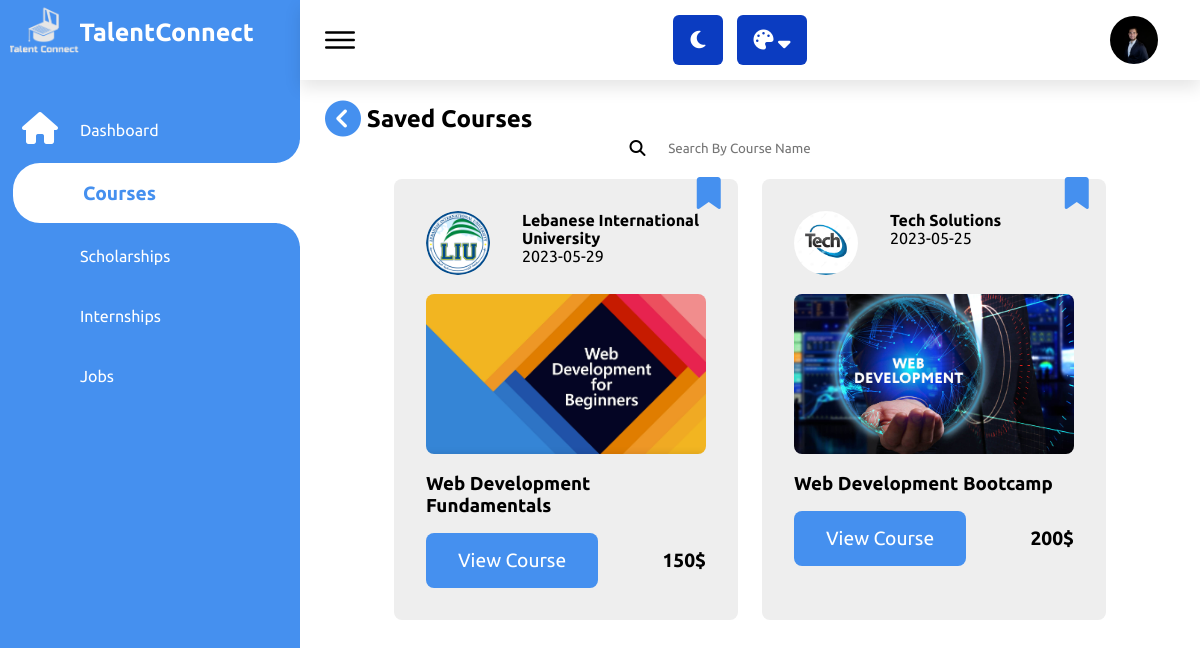
The app's page /individual/savedCourses.php (signed in) with its own data.
### tables this page shows
CREATE TABLE `individuals` (
  `individual_ID` int(11) NOT NULL,
  `individual_Name` varchar(50) NOT NULL,
  `individual_Password` varchar(50) NOT NULL,
  `individual_Email` varchar(50) NOT NULL,
  `individual_PhoneNumber` int(50) NOT NULL,
  `individual_Major` varchar(50) NOT NULL,
  `Is_Graduated` tinyint(1) NOT NULL,
  `individual_Country` varchar(50) NOT NULL,
  `individual_photo` text NOT NULL,
  `individual_Status` varchar(10) NOT NULL,
  `individual_JoinDate` date NOT NULL DEFAULT current_timestamp(),
  `individual_Linkedin` varchar(255) NOT NULL,
  `individual_About` text NOT NULL
);

CREATE TABLE `bookmarks` (
  `bookmark_ID` int(11) NOT NULL,
  `user_ID` int(11) NOT NULL,
  `user_role` varchar(10) NOT NULL,
  `course_ID` int(11) NOT NULL,
  `job_ID` int(11) NOT NULL,
  `internship_ID` int(11) NOT NULL,
  `scholarships_ID` int(11) NOT NULL
);

CREATE TABLE `universities` (
  `university_ID` int(50) NOT NULL,
  `university_Name` varchar(100) NOT NULL,
  `university_acronym` varchar(10) NOT NULL,
  `university_Email` varchar(50) NOT NULL,
  `university_password` varchar(50) NOT NULL,
  `university_phoneNumber` int(30) NOT NULL,
  `university_country` varchar(50) NOT NULL,
  `university_Logo` varchar(255) NOT NULL,
  `university_Status` varchar(10) NOT NULL,
  `university_About` text NOT NULL
);

CREATE TABLE `courses` (
  `course_ID` int(11) NOT NULL,
  `course_Name` varchar(50) NOT NULL,
  `course_Description` text NOT NULL,
  `course_Creator` varchar(50) NOT NULL,
  `course_Category` varchar(50) NOT NULL,
  `course_Picture` text NOT NULL,
  `course_overall_Video` text NOT NULL,
  `course_Fees` int(11) NOT NULL,
  `course_Status` varchar(10) NOT NULL,
  `course_Launch_Date` date NOT NULL DEFAULT current_timestamp()
);

CREATE TABLE `company` (
  `company_id` int(50) NOT NULL,
  `company_Name` varchar(100) NOT NULL,
  `company_Email` varchar(50) NOT NULL,
  `company_Password` varchar(50) NOT NULL,
  `company_PhoneNumber` int(50) NOT NULL,
  `company_Country` varchar(50) NOT NULL,
  `company_City` int(11) NOT NULL,
  `company_Status` varchar(10) NOT NULL,
  `company_Logo` text NOT NULL,
  `company_Website` varchar(255) NOT NULL,
  `company_Location` varchar(255) NOT NULL,
  `company_Linkedin` varchar(255) NOT NULL,
  `company_Twitter` varchar(50) NOT NULL,
  `company_Facebook` varchar(50) NOT NULL,
  `company_Instagram` varchar(50) NOT NULL,
  `company_About` text NOT NULL
);

### individual/savedCourses.php (the view, shortened to what this page needs)
<?php
  include "structural_IndividualPage.php";
?>
<section class="courses">
    <h1 class="heading">
        <a href="courses.php">
            <i class="fa fa-light fa-circle-chevron-left fa-xl" style="color: var(--nav-main);"></i>
        </a>
        Saved Courses
    </h1>
    <div style="    display: flex;     flex-direction: row;     width: 50%;     margin: 0 25%;     border-radius: 20px;     flex-wrap: nowrap;     justify-content: center;     align-items: center;">
        <i class="fa fa-solid fa-magnifying-glass"></i>
        <input type="text" name="" id="search-item" placeholder="Search By Course Name" onkeyup="pendingCompanySearch()" style="width: 50%;     height: 30px;     margin-left: 3%;     border: none;     border-radius: 20px;">
    </div>
    <div class="box-container">
<?php
    $sql="SELECT * FROM bookmarks
    LEFT JOIN courses ON bookmarks.course_ID = courses.course_ID
    WHERE bookmarks.user_ID = $individual_ID AND bookmarks.user_role='individual' AND bookmarks.course_ID != 0";
    $select_courses = mysqli_query($conn, $sql);
    while($fetch_course = mysqli_fetch_assoc($select_courses)){
            $course_id = $fetch_course['course_ID'];
            $course_Creator = $fetch_course['course_Creator'];
            $select_company = mysqli_query($conn,"SELECT * FROM company WHERE company_Name = '$course_Creator'");
            if ($select_company) {
                $fetch_company = mysqli_fetch_assoc($select_company);
            } else {
                echo "Error: " . mysqli_error($conn);
            }
            $select_university = mysqli_query($conn,"SELECT * FROM universities WHERE university_Name = '$course_Creator'");
            if ($select_university) {
                $fetch_university = mysqli_fetch_assoc($select_university);
            } else {
                echo "Error: " . mysqli_error($conn);
            }
        ?>
            <div class="box" id="box">
                <div class="course_Creator">
                    <?php if ($fetch_company && $fetch_company['company_Logo']) {
                        ?>
                            <a href="../viewCompanyProfile.php?company_id=<?= $fetch_company['company_id']; ?>" class="row" style="text-decoration: none;" target="_blank">
                            <img src="../images/companies_universities_images/<?= $fetch_company['company_Logo']; ?>" alt="">
                    <?php }else {
                        ?>
                            <a href="../viewUniversityProfile.php?university_id=<?= $fetch_university['university_ID']; ?>" class="row" style="text-decoration: none;" target="_blank">
                            <img src="../images/companies_universities_images/<?= $fetch_university['university_Logo']; ?>" alt="">
                    <?php
                        }
                    ?>
                            </a>
                    <div>
                        <h4><?= $fetch_course['course_Creator'] ?></h4>
                        <span><?= $fetch_course['course_Launch_Date']; ?></span>
                    </div>
                </div>
                <img src="../images/courses/<?= $fetch_course['course_Picture']; ?>" class="coursePhoto" alt="">
                <h3 class="title"><?= $fetch_course['course_Name']; ?></h3>
                <div style="     display: flex;     align-items: center;     justify-content: space-between;     flex-direction: row; margin-top: 1rem; ">
                    <a href="viewCourse.php?course_id=<?= $course_id; ?> " class="viewCourseBtn">view Course</a>
                    <h4 style="font-size: larger;">
                        <?= $fetch_course['course_Fees']; ?>$</h4>
                </div>
                <?php
                $bookmarkSql = "SELECT * FROM bookmarks WHERE user_ID = $individual_ID AND user_role = 'individual' AND course_ID = " . $course_id ;
                $bookmarkResult = mysqli_query($conn, $bookmarkSql);
                $bookmarkCount=mysqli_num_rows($bookmarkResult);
                if(!$bookmarkCount>0){
                    echo'
                        <a  class="addBookmark" href="../addRemoveBookmark.php?course_id='. $course_id .'&user_ID='. $individual_ID .'&user_role=individual&status=add" target="_black">
                            <i class="fa-regular fa-bookmark fa-2xl" ></i>
                        </a>
                        <a class="removeBookmark hide" href="../addRemoveBookmark.php?course_id='. $course_id .'&user_ID='. $individual_ID .'&user_role=individual&status=remove" target="_black">
                            <i class="fas fa-bookmark fa-2xl" ></i>
                        </a>
                    ';
                }
                else{
                    echo'
                        <a  class="addBookmark hide" href="../addRemoveBookmark.php?course_id='. $course_id .'&user_ID='. $individual_ID .'&user_role=individual&status=add" target="_black">
                            <i class="fa-regular fa-bookmark fa-2xl" ></i>
                        </a>
                        <a class="removeBookmark" href="../addRemoveBookmark.php?course_id='. $course_id .'&user_ID='. $individual_ID .'&user_role=individual&status=remove" target="_black">
                            <i class="fas fa-bookmark fa-2xl" ></i>
                        </a>
                    ';
                }
                echo'</div>';
            }
            ?>
    </div>
</section>
<link rel="stylesheet" href="../css/all_icon.css">
    </div>
</body>
</html>

### individual/structural_IndividualPage.php (shortened to what this page needs)
<?php
include "../connection.php";
if(!isset($_SESSION['individual_ID'])){
    header('location:../userRegistration.php');
    exit();
}
else{
    $individual_ID = $_SESSION['individual_ID'];
    }
?>
<!DOCTYPE html>
<html lang="en">
    <head>
        <link rel="stylesheet" href="assets/css/style.css">
        <link rel="stylesheet" href="assets/css/empty.css">
        <link rel="stylesheet" href="assets/css/profile.css">
        <link rel="stylesheet" href="assets/css/dark.css">
        <link rel="stylesheet" href="assets/css/alert.css">
        <link rel="stylesheet" href="assets/css/customers.css">
        <link rel="stylesheet" href="assets/css/navbar.css">
        <link rel="stylesheet" href="assets/css/commonStyle.css">
        <link rel="stylesheet" href="https://site-assets.fontawesome.com/releases/v6.4.0/css/all.css">
    </head>
<link rel="stylesheet" href="../css/scrolbtn.css">
    <body>
        <div class="container">
            <div class="navigation">
                <ul>
                    <li>
                        <a href="home.html" >
                            <span class="title" style="font-weight:600 ; font-size:25px; display: flex;     padding-top: 2px;     margin-left: -13px;">
                                <img src="assets/imgs/talentConnectLOGO.png" style="height: 100%; filter: invert(0.9);" alt="">
                                TalentConnect
                            </span>
                        </a>
                    </li>
                    <li>
                        <a href="home.php" id="Dashboard-LeftBar">
                            <span class="icon">
                                <i class="fa-solid fa-house fa-2xl"></i>
                            </span>
                            <span class="title">Dashboard</span>
                        </a>
                    </li>
                    <li>
                        <a href="courses.php" id="Courses-LeftBar">
                            <span class="icon">
                            </span>
                            <span class="title">Courses</span>
                        </a>
                    </li>
                    <li>
                        <a href="scholarships.php" id="Scholarship-LeftBar">
                            <span class="icon">
                            </span>
                            <span class="title">Scholarships</span>
                        </a>
                    </li>
                    <li>
                        <a href="delivery.php" id="InternshipManagement-LeftBar">
                            <span class="icon">
                            </span>
                            <span class="title">Internships</span>
                        </a>
                    </li>
                    <li>
                        <a href="jobs.php" id="Job-LeftBar">
                            <span class="icon">
                            </span>
                            <span class="title">Jobs</span>
                        </a>
                    </li>
                </ul>
            </div>
            <div class="main">
                <div class="topbar" style="box-shadow:0 .5rem 1rem rgba(0,0,0,.1); height:5rem;">
                    <div class="toggle">
                        <ion-icon name="menu-outline"></ion-icon>
                    </div>
                    <div class="appearance">
                        <div class="light-dark">
                            <i class="btn fas fa-moon" data-color="#e4e6eb #e4e6eb #24292D #24292D #242526"></i>
                        </div>
                        <div class="color-icon">
                            <div class="icons">
                                <i class="fas fa-palette"></i>
                                <i class="fas fa-sort-down arrow"></i>
                            </div>
                        </div>
                    </div>
                    <?php
                                $select_profile = mysqli_query($conn, "SELECT individual_Name, individual_photo FROM `individuals` WHERE  individual_ID = '$individual_ID'");
                                $fetch_profile = mysqli_fetch_assoc($select_profile);
                            ?>
                    <div class="user" style="border-radius:50%; margin-right:2rem; width:3rem; height:3rem; ">
                    <?php
                        if(empty($fetch_profile['individual_photo'])){
                            ?>
                            <ion-icon name="person-outline" id="user-btn" style=" margin:.5rem; font-size:40px; font-weight:500;margin-left:.3rem;margin-right:5rem;  border-radius:50%;"></ion-icon>
                    <?php
                        }else{
                            ?>
                            <img id="user-btn" src="../images/individuals_images/<?= $fetch_profile['individual_photo']; ?>" alt="<?= $fetch_profile['individual_Name']; ?>" srcset="">
                    <?php
                        }
                    ?>
                    </div>
                </div>

### records on screen
individuals: individual_photo (picture)
bookmarks: universities.university_Logo (picture), course_ID.course_Creator "Lebanese International University", course_ID.course_Launch_Date "2023-05-29", course_ID.course_Picture (picture), course_ID.course_Name "Web Development Fundamentals", course_ID.course_Fees "150"
bookmarks: company.company_Logo (picture), course_ID.course_Creator "Tech Solutions", course_ID.course_Launch_Date "2023-05-25", course_ID.course_Picture (picture), course_ID.course_Name "Web Development Bootcamp", course_ID.course_Fees "200"
